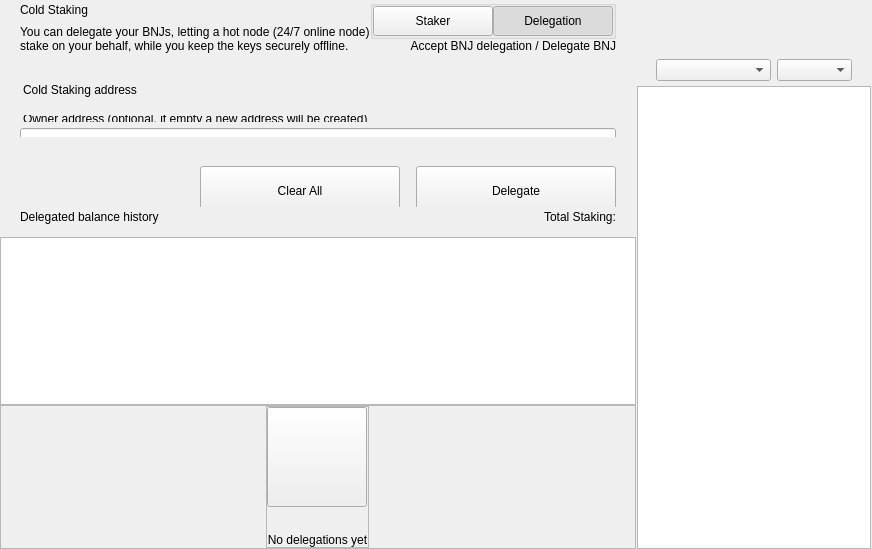
<?xml version="1.0" encoding="UTF-8"?>
<ui version="4.0">
 <class>ColdStakingWidget</class>
 <widget class="QWidget" name="ColdStakingWidget">
  <property name="geometry">
   <rect>
    <x>0</x>
    <y>0</y>
    <width>629</width>
    <height>549</height>
   </rect>
  </property>
  <property name="windowTitle">
   <string>Form</string>
  </property>
  <layout class="QHBoxLayout" name="horizontalLayout_1" stretch="2,1">
   <property name="spacing">
    <number>0</number>
   </property>
   <property name="leftMargin">
    <number>0</number>
   </property>
   <property name="topMargin">
    <number>0</number>
   </property>
   <property name="rightMargin">
    <number>0</number>
   </property>
   <property name="bottomMargin">
    <number>0</number>
   </property>
   <item>
    <widget class="QWidget" name="left" native="true">
     <layout class="QVBoxLayout" name="verticalLayout_3">
      <property name="leftMargin">
       <number>0</number>
      </property>
      <property name="topMargin">
       <number>0</number>
      </property>
      <property name="rightMargin">
       <number>0</number>
      </property>
      <property name="bottomMargin">
       <number>0</number>
      </property>
      <item>
       <layout class="QVBoxLayout" name="verticalLayout_2">
        <property name="spacing">
         <number>0</number>
        </property>
        <item>
         <layout class="QVBoxLayout" name="verticalLayoutTop">
          <property name="spacing">
           <number>0</number>
          </property>
          <property name="leftMargin">
           <number>0</number>
          </property>
          <property name="rightMargin">
           <number>0</number>
          </property>
          <item>
           <widget class="QWidget" name="containerTitle" native="true">
            <property name="sizePolicy">
             <sizepolicy hsizetype="Preferred" vsizetype="Minimum">
              <horstretch>0</horstretch>
              <verstretch>0</verstretch>
             </sizepolicy>
            </property>
            <property name="maximumSize">
             <size>
              <width>16777215</width>
              <height>100</height>
             </size>
            </property>
            <layout class="QHBoxLayout" name="containerTitleLayout">
             <property name="spacing">
              <number>0</number>
             </property>
             <property name="leftMargin">
              <number>20</number>
             </property>
             <property name="topMargin">
              <number>0</number>
             </property>
             <property name="rightMargin">
              <number>20</number>
             </property>
             <property name="bottomMargin">
              <number>0</number>
             </property>
             <item>
              <layout class="QVBoxLayout" name="verticalLayout11">
               <property name="spacing">
                <number>5</number>
               </property>
               <item>
                <widget class="QLabel" name="labelTitle">
                 <property name="text">
                  <string>Cold Staking</string>
                 </property>
                </widget>
               </item>
               <item>
                <widget class="QLabel" name="labelSubtitle1">
                 <property name="maximumSize">
                  <size>
                   <width>16777215</width>
                   <height>16777215</height>
                  </size>
                 </property>
                 <property name="text">
                  <string>You can delegate your BNJs, letting a hot node (24/7 online node)
stake on your behalf, while you keep the keys securely offline.</string>
                 </property>
                </widget>
               </item>
              </layout>
             </item>
             <item>
              <spacer name="horizontalSpacer">
               <property name="orientation">
                <enum>Qt::Horizontal</enum>
               </property>
               <property name="sizeHint" stdset="0">
                <size>
                 <width>40</width>
                 <height>20</height>
                </size>
               </property>
              </spacer>
             </item>
             <item>
              <widget class="QWidget" name="containerViewPrivacyChecks" native="true">
               <layout class="QVBoxLayout" name="containerPrivacyChecks">
                <property name="spacing">
                 <number>0</number>
                </property>
                <property name="leftMargin">
                 <number>0</number>
                </property>
                <property name="topMargin">
                 <number>0</number>
                </property>
                <property name="rightMargin">
                 <number>0</number>
                </property>
                <property name="bottomMargin">
                 <number>0</number>
                </property>
                <item alignment="Qt::AlignHCenter|Qt::AlignVCenter">
                 <widget class="QGroupBox" name="groupBox">
                  <property name="title">
                   <string/>
                  </property>
                  <layout class="QHBoxLayout" name="horizontalLayout_2_1">
                   <property name="spacing">
                    <number>0</number>
                   </property>
                   <property name="leftMargin">
                    <number>0</number>
                   </property>
                   <property name="topMargin">
                    <number>0</number>
                   </property>
                   <property name="rightMargin">
                    <number>0</number>
                   </property>
                   <property name="bottomMargin">
                    <number>0</number>
                   </property>
                   <item>
                    <widget class="QPushButton" name="pushLeft">
                     <property name="minimumSize">
                      <size>
                       <width>120</width>
                       <height>30</height>
                      </size>
                     </property>
                     <property name="maximumSize">
                      <size>
                       <width>120</width>
                       <height>30</height>
                      </size>
                     </property>
                     <property name="focusPolicy">
                      <enum>Qt::NoFocus</enum>
                     </property>
                     <property name="text">
                      <string>Staker</string>
                     </property>
                     <property name="checkable">
                      <bool>true</bool>
                     </property>
                     <property name="autoExclusive">
                      <bool>true</bool>
                     </property>
                    </widget>
                   </item>
                   <item>
                    <widget class="QPushButton" name="pushRight">
                     <property name="minimumSize">
                      <size>
                       <width>120</width>
                       <height>30</height>
                      </size>
                     </property>
                     <property name="maximumSize">
                      <size>
                       <width>120</width>
                       <height>30</height>
                      </size>
                     </property>
                     <property name="focusPolicy">
                      <enum>Qt::NoFocus</enum>
                     </property>
                     <property name="text">
                      <string>Delegation</string>
                     </property>
                     <property name="checkable">
                      <bool>true</bool>
                     </property>
                     <property name="checked">
                      <bool>true</bool>
                     </property>
                     <property name="autoExclusive">
                      <bool>true</bool>
                     </property>
                    </widget>
                   </item>
                  </layout>
                 </widget>
                </item>
                <item alignment="Qt::AlignTop">
                 <widget class="QLabel" name="labelSubtitle2">
                  <property name="text">
                   <string>Accept BNJ delegation / Delegate BNJ</string>
                  </property>
                  <property name="alignment">
                   <set>Qt::AlignRight|Qt::AlignTrailing|Qt::AlignVCenter</set>
                  </property>
                 </widget>
                </item>
               </layout>
              </widget>
             </item>
            </layout>
           </widget>
          </item>
          <item>
           <spacer name="verticalSpacer_2">
            <property name="orientation">
             <enum>Qt::Vertical</enum>
            </property>
            <property name="sizeType">
             <enum>QSizePolicy::Fixed</enum>
            </property>
            <property name="sizeHint" stdset="0">
             <size>
              <width>20</width>
              <height>30</height>
             </size>
            </property>
           </spacer>
          </item>
          <item>
           <widget class="QWidget" name="containerSend" native="true">
            <property name="minimumSize">
             <size>
              <width>0</width>
              <height>50</height>
             </size>
            </property>
            <layout class="QVBoxLayout" name="containerSendRow">
             <property name="spacing">
              <number>6</number>
             </property>
             <property name="leftMargin">
              <number>0</number>
             </property>
             <property name="topMargin">
              <number>0</number>
             </property>
             <property name="rightMargin">
              <number>0</number>
             </property>
             <property name="bottomMargin">
              <number>0</number>
             </property>
             <item>
              <widget class="QLabel" name="labelEditTitle">
               <property name="maximumSize">
                <size>
                 <width>16777215</width>
                 <height>30</height>
                </size>
               </property>
               <property name="styleSheet">
                <string notr="true">padding-left:20px; padding-bottom:3px;</string>
               </property>
               <property name="text">
                <string>Cold Staking address</string>
               </property>
              </widget>
             </item>
             <item>
              <spacer name="verticalSpacer_6">
               <property name="orientation">
                <enum>Qt::Vertical</enum>
               </property>
               <property name="sizeType">
                <enum>QSizePolicy::Fixed</enum>
               </property>
               <property name="sizeHint" stdset="0">
                <size>
                 <width>20</width>
                 <height>9</height>
                </size>
               </property>
              </spacer>
             </item>
             <item>
              <widget class="QWidget" name="containerOwner" native="true">
               <layout class="QVBoxLayout" name="vContainerOwner">
                <property name="spacing">
                 <number>4</number>
                </property>
                <property name="leftMargin">
                 <number>20</number>
                </property>
                <property name="topMargin">
                 <number>0</number>
                </property>
                <property name="rightMargin">
                 <number>20</number>
                </property>
                <property name="bottomMargin">
                 <number>0</number>
                </property>
                <item>
                 <widget class="QLabel" name="labelSubtitleDescription">
                  <property name="maximumSize">
                   <size>
                    <width>16777215</width>
                    <height>20</height>
                   </size>
                  </property>
                  <property name="styleSheet">
                   <string notr="true">margin-bottom:2px;
                   margin-left:0.05px;
                   padding:0px;</string>
                  </property>
                  <property name="text">
                   <string>Owner address (optional, if empty a new address will be created)</string>
                  </property>
                 </widget>
                </item>
                <item>
                 <widget class="QLineEdit" name="lineEditOwnerAddress">
                  <property name="minimumSize">
                   <size>
                    <width>0</width>
                    <height>50</height>
                   </size>
                  </property>
                  <property name="maximumSize">
                   <size>
                    <width>16777215</width>
                    <height>50</height>
                   </size>
                  </property>
                  <property name="styleSheet">
                   <string notr="true"/>
                  </property>
                  <property name="placeholderText">
                   <string>Enter owner address</string>
                  </property>
                 </widget>
                </item>
               </layout>
              </widget>
             </item>
            </layout>
           </widget>
          </item>
         </layout>
        </item>
        <item>
         <spacer name="verticalSpacer_3">
          <property name="orientation">
           <enum>Qt::Vertical</enum>
          </property>
          <property name="sizeType">
           <enum>QSizePolicy::Minimum</enum>
          </property>
          <property name="sizeHint" stdset="0">
           <size>
            <width>20</width>
            <height>20</height>
           </size>
          </property>
         </spacer>
        </item>
        <item>
         <widget class="QWidget" name="containerBtn" native="true">
          <property name="minimumSize">
           <size>
            <width>0</width>
            <height>50</height>
           </size>
          </property>
          <layout class="QHBoxLayout" name="horizontalLayout">
           <property name="rightMargin">
            <number>20</number>
           </property>
           <item>
            <spacer name="horizontalSpacer_2">
             <property name="orientation">
              <enum>Qt::Horizontal</enum>
             </property>
             <property name="sizeHint" stdset="0">
              <size>
               <width>200</width>
               <height>20</height>
              </size>
             </property>
            </spacer>
           </item>
           <item>
            <layout class="QHBoxLayout" name="horizontalLayout_7">
             <item>
              <spacer name="horizontalSpacer_3">
               <property name="orientation">
                <enum>Qt::Horizontal</enum>
               </property>
               <property name="sizeType">
                <enum>QSizePolicy::Expanding</enum>
               </property>
               <property name="sizeHint" stdset="0">
                <size>
                 <width>40</width>
                 <height>20</height>
                </size>
               </property>
              </spacer>
             </item>
             <item>
              <widget class="QPushButton" name="pushButtonClear">
               <property name="minimumSize">
                <size>
                 <width>200</width>
                 <height>50</height>
                </size>
               </property>
               <property name="focusPolicy">
                <enum>Qt::NoFocus</enum>
               </property>
               <property name="text">
                <string>Clear All</string>
               </property>
              </widget>
             </item>
             <item>
              <spacer name="horizontalSpacer_4">
               <property name="orientation">
                <enum>Qt::Horizontal</enum>
               </property>
               <property name="sizeType">
                <enum>QSizePolicy::Fixed</enum>
               </property>
               <property name="sizeHint" stdset="0">
                <size>
                 <width>10</width>
                 <height>20</height>
                </size>
               </property>
              </spacer>
             </item>
             <item>
              <widget class="QPushButton" name="pushButtonSend">
               <property name="minimumSize">
                <size>
                 <width>200</width>
                 <height>50</height>
                </size>
               </property>
               <property name="maximumSize">
                <size>
                 <width>200</width>
                 <height>50</height>
                </size>
               </property>
               <property name="focusPolicy">
                <enum>Qt::NoFocus</enum>
               </property>
               <property name="text">
                <string>Delegate</string>
               </property>
              </widget>
             </item>
            </layout>
           </item>
          </layout>
         </widget>
        </item>
        <item>
         <widget class="QWidget" name="containerHistoryLabel" native="true">
          <layout class="QHBoxLayout" name="horizontalLayout_4">
           <property name="spacing">
            <number>0</number>
           </property>
           <property name="leftMargin">
            <number>20</number>
           </property>
           <property name="topMargin">
            <number>0</number>
           </property>
           <property name="rightMargin">
            <number>20</number>
           </property>
           <property name="bottomMargin">
            <number>0</number>
           </property>
           <item>
            <widget class="QWidget" name="verticalWidget" native="true">
             <property name="minimumSize">
              <size>
               <width>100</width>
               <height>0</height>
              </size>
             </property>
             <layout class="QVBoxLayout" name="verticalLayout_58">
              <property name="leftMargin">
               <number>0</number>
              </property>
              <property name="topMargin">
               <number>0</number>
              </property>
              <property name="rightMargin">
               <number>0</number>
              </property>
              <property name="bottomMargin">
               <number>0</number>
              </property>
              <item>
               <widget class="QLabel" name="labelListHistory">
                <property name="text">
                 <string>Delegated balance history</string>
                </property>
               </widget>
              </item>
             </layout>
            </widget>
           </item>
           <item>
            <spacer name="horizontalSpacer_5">
             <property name="orientation">
              <enum>Qt::Horizontal</enum>
             </property>
             <property name="sizeHint" stdset="0">
              <size>
               <width>40</width>
               <height>20</height>
              </size>
             </property>
            </spacer>
           </item>
           <item>
            <widget class="QLabel" name="labelStakingTotal">
             <property name="text">
              <string>Total Staking:</string>
             </property>
            </widget>
           </item>
          </layout>
         </widget>
        </item>
        <item>
         <layout class="QVBoxLayout" name="verticalLayout_64">
          <property name="spacing">
           <number>0</number>
          </property>
          <item>
           <spacer name="verticalSpacer_44">
            <property name="orientation">
             <enum>Qt::Vertical</enum>
            </property>
            <property name="sizeType">
             <enum>QSizePolicy::Fixed</enum>
            </property>
            <property name="sizeHint" stdset="0">
             <size>
              <width>20</width>
              <height>10</height>
             </size>
            </property>
           </spacer>
          </item>
          <item>
           <widget class="QListView" name="listView">
            <property name="enabled">
             <bool>true</bool>
            </property>
            <property name="mouseTracking">
             <bool>true</bool>
            </property>
           </widget>
          </item>
          <item>
           <widget class="QFrame" name="emptyContainer">
            <property name="minimumSize">
             <size>
              <width>0</width>
              <height>100</height>
             </size>
            </property>
            <property name="frameShape">
             <enum>QFrame::StyledPanel</enum>
            </property>
            <property name="frameShadow">
             <enum>QFrame::Raised</enum>
            </property>
            <layout class="QVBoxLayout" name="verticalLayout_71" stretch="1,8">
             <property name="spacing">
              <number>0</number>
             </property>
             <property name="leftMargin">
              <number>0</number>
             </property>
             <property name="topMargin">
              <number>0</number>
             </property>
             <property name="rightMargin">
              <number>0</number>
             </property>
             <property name="bottomMargin">
              <number>0</number>
             </property>
             <item>
              <spacer name="verticalSpacer">
               <property name="orientation">
                <enum>Qt::Vertical</enum>
               </property>
               <property name="sizeHint" stdset="0">
                <size>
                 <width>20</width>
                 <height>20</height>
                </size>
               </property>
              </spacer>
             </item>
             <item alignment="Qt::AlignHCenter|Qt::AlignVCenter">
              <widget class="QFrame" name="emptyScreen">
               <property name="sizePolicy">
                <sizepolicy hsizetype="Expanding" vsizetype="Expanding">
                 <horstretch>0</horstretch>
                 <verstretch>0</verstretch>
                </sizepolicy>
               </property>
               <property name="frameShape">
                <enum>QFrame::StyledPanel</enum>
               </property>
               <property name="frameShadow">
                <enum>QFrame::Raised</enum>
               </property>
               <layout class="QVBoxLayout" name="verticalLayout">
                <property name="spacing">
                 <number>30</number>
                </property>
                <property name="leftMargin">
                 <number>0</number>
                </property>
                <property name="topMargin">
                 <number>0</number>
                </property>
                <property name="rightMargin">
                 <number>0</number>
                </property>
                <property name="bottomMargin">
                 <number>0</number>
                </property>
                <item alignment="Qt::AlignHCenter|Qt::AlignVCenter">
                 <widget class="QPushButton" name="pushImgEmpty">
                  <property name="minimumSize">
                   <size>
                    <width>100</width>
                    <height>100</height>
                   </size>
                  </property>
                  <property name="maximumSize">
                   <size>
                    <width>100</width>
                    <height>100</height>
                   </size>
                  </property>
                  <property name="focusPolicy">
                   <enum>Qt::NoFocus</enum>
                  </property>
                  <property name="text">
                   <string/>
                  </property>
                  <property name="iconSize">
                   <size>
                    <width>100</width>
                    <height>100</height>
                   </size>
                  </property>
                 </widget>
                </item>
                <item alignment="Qt::AlignHCenter|Qt::AlignVCenter">
                 <widget class="QLabel" name="labelEmpty">
                  <property name="styleSheet">
                   <string notr="true"/>
                  </property>
                  <property name="text">
                   <string>No delegations yet</string>
                  </property>
                  <property name="alignment">
                   <set>Qt::AlignCenter</set>
                  </property>
                 </widget>
                </item>
               </layout>
              </widget>
             </item>
            </layout>
           </widget>
          </item>
         </layout>
        </item>
       </layout>
      </item>
     </layout>
    </widget>
   </item>
   <item>
    <widget class="QWidget" name="right" native="true">
     <layout class="QVBoxLayout" name="rightContainer">
      <property name="spacing">
       <number>0</number>
      </property>
      <property name="leftMargin">
       <number>1</number>
      </property>
      <property name="topMargin">
       <number>0</number>
      </property>
      <property name="rightMargin">
       <number>1</number>
      </property>
      <property name="bottomMargin">
       <number>0</number>
      </property>
      <item>
       <widget class="QWidget" name="containerRightButtons" native="true">
        <property name="minimumSize">
         <size>
          <width>0</width>
          <height>50</height>
         </size>
        </property>
        <layout class="QVBoxLayout" name="verticalLayout_4">
         <property name="leftMargin">
          <number>19</number>
         </property>
         <property name="topMargin">
          <number>0</number>
         </property>
         <property name="rightMargin">
          <number>19</number>
         </property>
         <property name="bottomMargin">
          <number>0</number>
         </property>
         <item>
          <widget class="OptionButton" name="btnCoinControl" native="true">
           <property name="minimumSize">
            <size>
             <width>0</width>
             <height>0</height>
            </size>
           </property>
          </widget>
         </item>
         <item>
          <widget class="OptionButton" name="btnColdStaking" native="true"/>
         </item>
         <item>
          <widget class="OptionButton" name="btnMyStakingAddresses" native="true">
           <property name="sizePolicy">
            <sizepolicy hsizetype="Preferred" vsizetype="Minimum">
             <horstretch>0</horstretch>
             <verstretch>0</verstretch>
            </sizepolicy>
           </property>
          </widget>
         </item>
        </layout>
       </widget>
      </item>
      <item>
       <widget class="QWidget" name="sortWidget" native="true">
        <layout class="QHBoxLayout" name="horizontalLayout_6">
         <property name="leftMargin">
          <number>19</number>
         </property>
         <property name="rightMargin">
          <number>19</number>
         </property>
         <property name="bottomMargin">
          <number>5</number>
         </property>
         <item>
          <spacer name="horizontalSpacer_6">
           <property name="orientation">
            <enum>Qt::Horizontal</enum>
           </property>
           <property name="sizeHint" stdset="0">
            <size>
             <width>40</width>
             <height>20</height>
            </size>
           </property>
          </spacer>
         </item>
         <item>
          <widget class="QComboBox" name="comboBoxSort">
           <property name="sizePolicy">
            <sizepolicy hsizetype="Preferred" vsizetype="Fixed">
             <horstretch>0</horstretch>
             <verstretch>0</verstretch>
            </sizepolicy>
           </property>
           <property name="minimumSize">
            <size>
             <width>115</width>
             <height>0</height>
            </size>
           </property>
          </widget>
         </item>
         <item>
          <widget class="QComboBox" name="comboBoxSortOrder">
           <property name="sizePolicy">
            <sizepolicy hsizetype="Preferred" vsizetype="Fixed">
             <horstretch>0</horstretch>
             <verstretch>0</verstretch>
            </sizepolicy>
           </property>
           <property name="minimumSize">
            <size>
             <width>75</width>
             <height>0</height>
            </size>
           </property>
          </widget>
         </item>
        </layout>
       </widget>
      </item>
      <item>
       <widget class="QListView" name="listViewStakingAddress">
        <property name="enabled">
         <bool>true</bool>
        </property>
        <property name="mouseTracking">
         <bool>true</bool>
        </property>
       </widget>
      </item>
     </layout>
    </widget>
   </item>
  </layout>
 </widget>
 <customwidgets>
  <customwidget>
   <class>OptionButton</class>
   <extends>QWidget</extends>
   <header>qt/binjit/optionbutton.h</header>
   <container>1</container>
  </customwidget>
 </customwidgets>
 <resources/>
 <connections/>
</ui>
